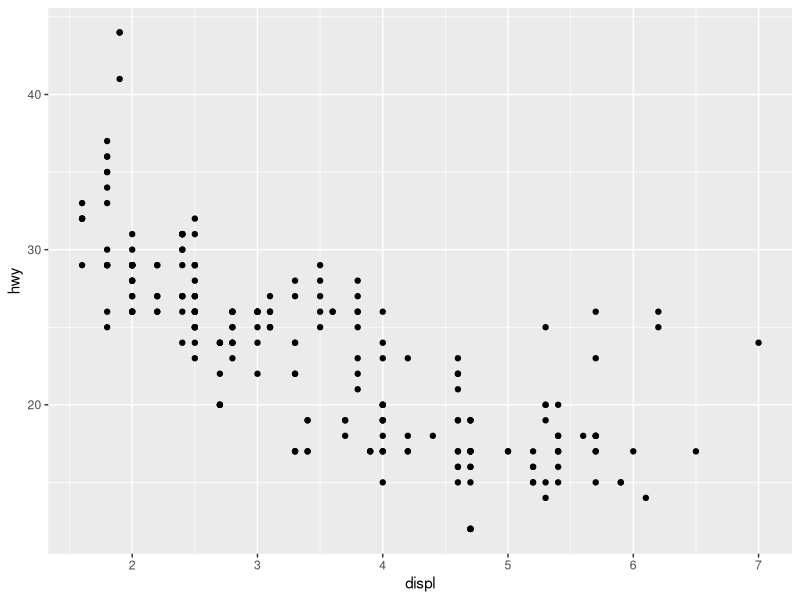
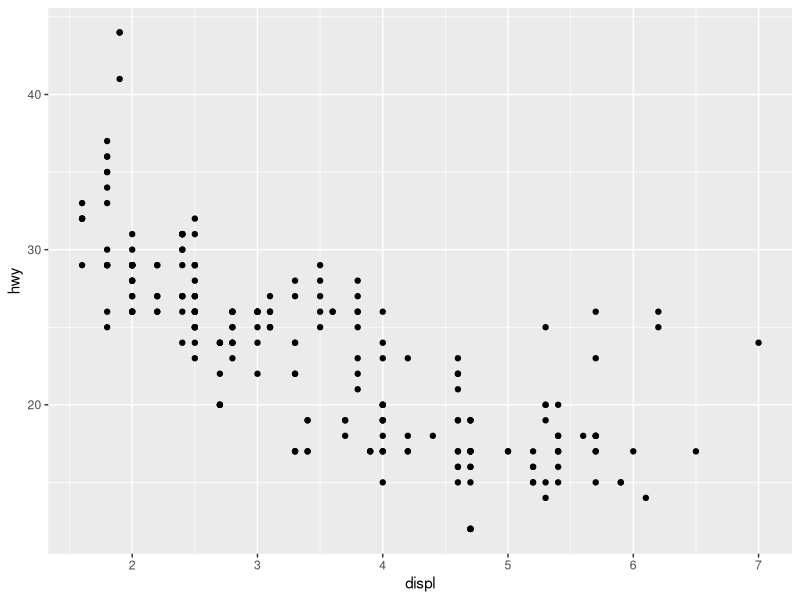
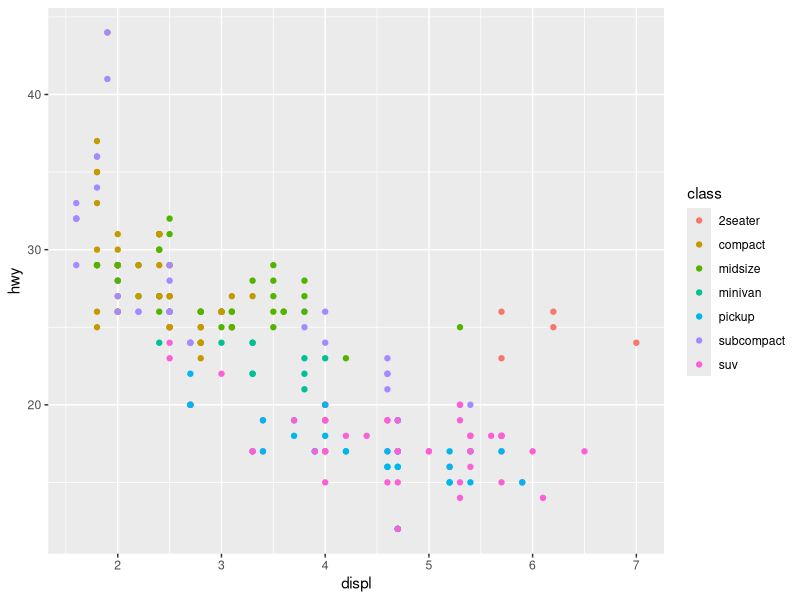
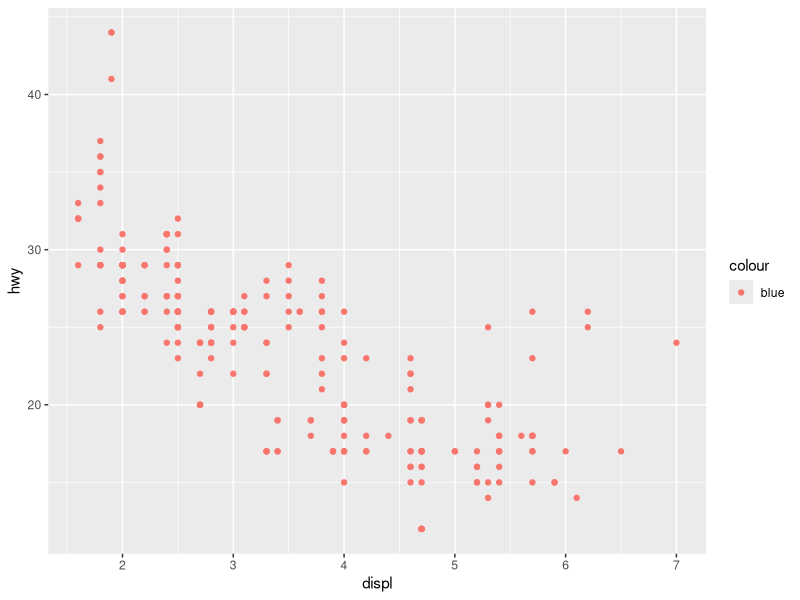
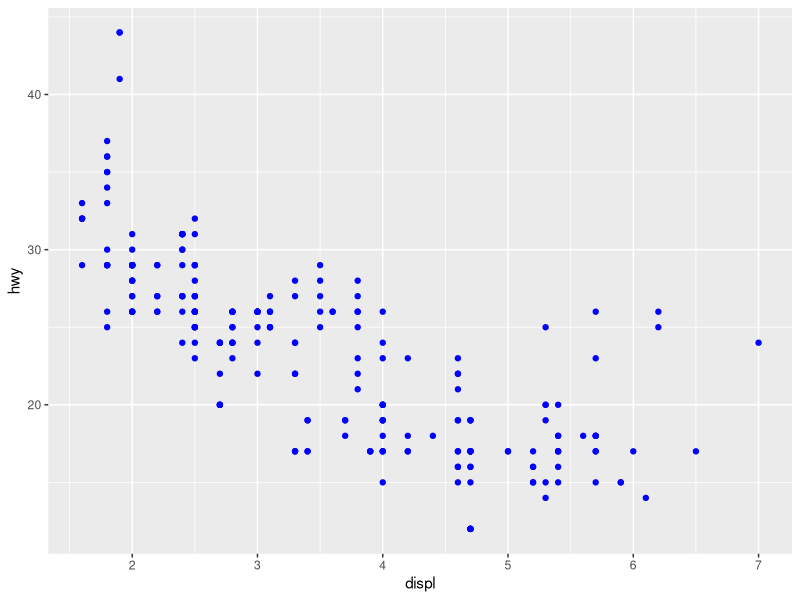
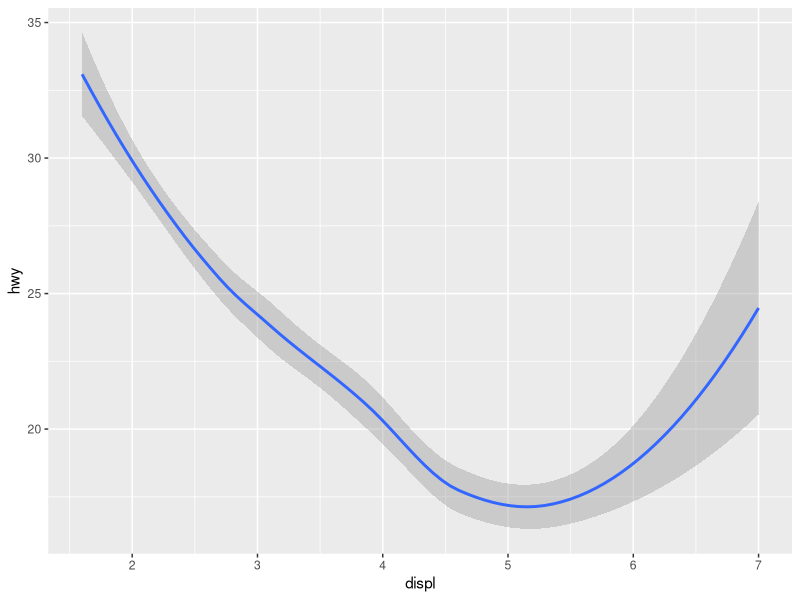
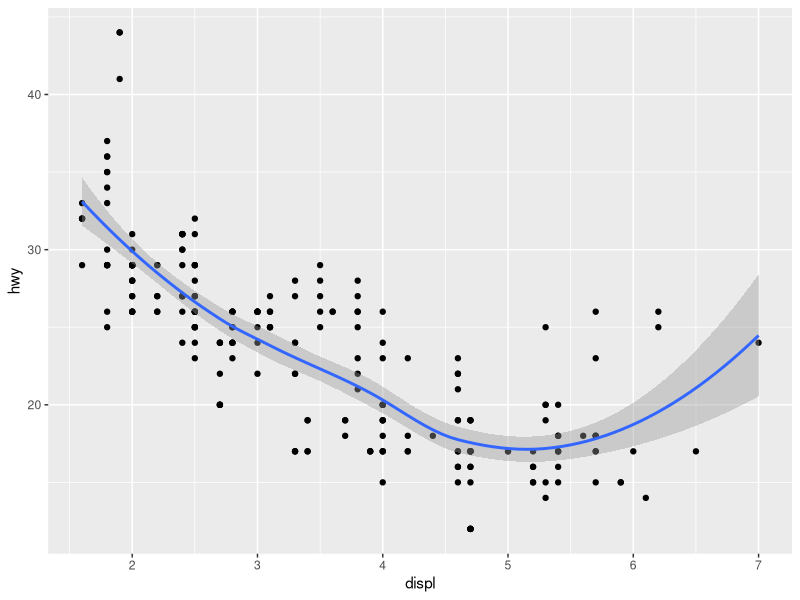
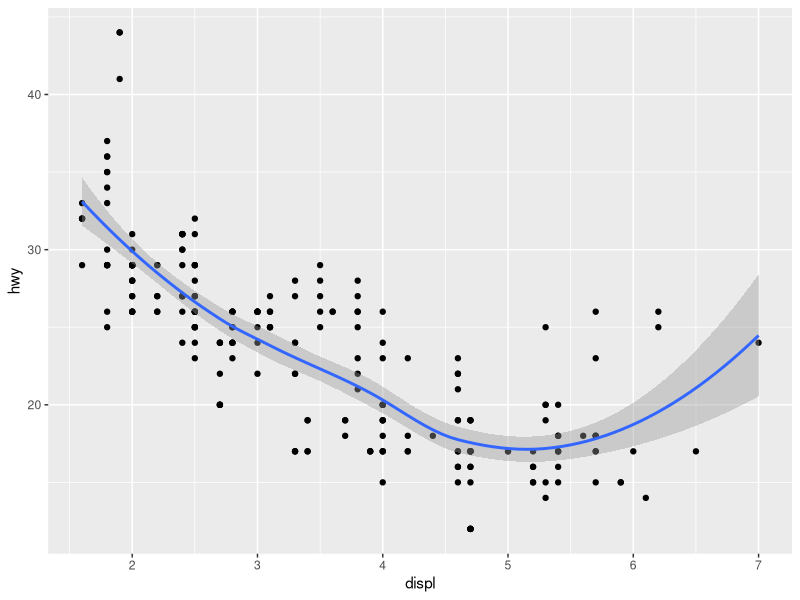

Write R code to recreate these figures, in order.
library(ggplot2)
mpg

# scatterplot
ggplot(mpg) + geom_point(mapping=aes(x=displ, y=hwy))
ggplot(mpg) + geom_point(aes(displ, hwy))


# scatterplot with legend by group
ggplot(mpg) + geom_point(aes(displ, hwy, color=class))
ggplot(mpg) + geom_point(aes(displ, hwy, color="blue"))
ggplot(mpg) + geom_point(aes(displ, hwy), color="blue")

# 
ggplot(mpg) + geom_smooth(aes(displ, hwy))
ggplot(mpg) + geom_point(aes(displ, hwy)) +
  geom_smooth(aes(displ, hwy))
ggplot(mpg, aes(displ, hwy)) + geom_point() + geom_smooth()
ggplot(mpg, aes(displ, hwy)) + geom_point() + geom_smooth(se=F)
ggplot(mpg, aes(displ, hwy)) + geom_point() + geom_smooth(span=1) ### default=0.75
ggplot(mpg, aes(displ, hwy)) + geom_point() + geom_smooth(span=0.2)

ggplot(mpg, aes(displ, hwy)) + geom_point(aes(color=drv)) +
  geom_smooth()
ggplot(mpg, aes(displ, hwy)) + geom_point() +
  geom_smooth(aes(color=drv))
ggplot(mpg, aes(displ, hwy, color=drv)) + geom_point() +
  geom_smooth()
ggplot(mpg, aes(displ, hwy)) + geom_point() + geom_smooth(method="lm")

# Compare distribution of continous variable
ggplot(mpg, aes(drv, hwy)) + geom_point() 
ggplot(mpg, aes(drv, hwy)) + geom_boxplot() 
ggplot(mpg, aes(drv, hwy)) + geom_violin() 

# Histogram
ggplot(mpg, aes(hwy)) + geom_histogram() 
ggplot(mpg, aes(hwy, color=drv)) + geom_histogram() 
ggplot(mpg, aes(hwy, fill=drv)) + geom_histogram() 
ggplot(mpg, aes(hwy, fill=drv)) + geom_histogram(alpha=0.5) 

ggplot(mpg, aes(hwy)) + geom_freqpoly() 
ggplot(mpg, aes(hwy, color=drv)) + geom_freqpoly() 

# Panel by group: facet_wrap
ggplot(mpg, aes(hwy)) + geom_histogram() + facet_wrap(~drv)
ggplot(mpg, aes(hwy)) + geom_histogram() + facet_wrap(~drv, nrow=3)
# Panel grid by group: facet_grid
ggplot(mpg, aes(hwy)) + geom_histogram() + facet_grid(.~drv)
ggplot(mpg, aes(hwy)) + geom_histogram() + facet_grid(drv~.)
ggplot(mpg, aes(hwy)) + geom_histogram() + facet_grid(drv~class)

# Histogram: color
ggplot(mpg, aes(hwy)) + geom_histogram(fill="skyblue", color="black") 

# Histogram: breaks
ggplot(mpg, aes(hwy)) + 
  geom_histogram(fill="skyblue", color="black", 
                                       breaks=seq(10, 45, 5)) 

# Overlapped scatterplot point
ggplot(mpg, aes(displ, hwy)) + geom_point() 
ggplot(mpg, aes(displ, hwy)) + geom_jitter() # random noise
ggplot(mpg, aes(displ, hwy)) + geom_point(alpha=0.3) #transparent

# x, y axis label
ggplot(mpg, aes(displ, hwy)) + geom_point(alpha=0.3) + 
  xlab("Displacement") + ylab("Highway MPG")

# x, y axis label:NULL
ggplot(mpg, aes(displ, hwy)) + geom_point(alpha=0.3) + 
  xlab("") + ylab(NULL)

# Title
ggplot(mpg, aes(displ, hwy)) + geom_point(alpha=0.3) + 
  ggtitle("Scatterplot")

# Axis range: xlim ylim
ggplot(mpg, aes(displ, hwy)) + geom_point(alpha=0.3) + 
  xlim(1, 7) + ylim(0, 60)

# Scale of Axis: scale_x_continuous/scale_x_discrete
ggplot(mpg, aes(displ, hwy)) + geom_point(alpha=0.3) +
  scale_x_continuous(breaks=c(2, 4, 6))

# change the label for the tick
ggplot(mpg, aes(displ, hwy)) + geom_point(alpha=0.3) +
  scale_x_continuous(breaks=c(2, 4, 6), labels=c("2.0", "4.0", "6.0"))

# log scale 1
ggplot(mpg, aes(displ, log(hwy))) + geom_point(alpha=0.3) 

# log scale 2
ggplot(mpg, aes(displ, hwy)) + geom_point(alpha=0.3) + 
  scale_y_continuous(trans="log")

# log scale 3 with tick number
ggplot(mpg, aes(displ, hwy)) + geom_point(alpha=0.3) + 
  scale_y_continuous(trans="log", breaks=seq(15, 40, 5))



# Boxplot
ggplot(mpg, aes(drv, hwy)) + geom_boxplot() 

# Boxplot with label
ggplot(mpg, aes(drv, hwy)) + geom_boxplot() + 
  scale_x_discrete(labels=c("f"="Front", "r"="Rear", "4"="4 wheels"))

ggplot(mpg, aes(drv, hwy)) + geom_boxplot() +
  xlim("f", "r", "4")

# Boxplot with label: subgroup
ggplot(mpg, aes(drv, hwy)) + geom_boxplot() +
  xlim("f", "r")

ggplot(mpg, aes(drv, hwy)) + geom_boxplot() +
  xlim("f", "r", "4") + 
  scale_x_discrete(labels=c("f"="Front", "r"="Rear", "4"="4 wheels"))



### bar graph

ggplot(mpg, aes(class)) + geom_bar()

ggplot(mpg, aes(class)) + geom_bar() + 
  scale_x_discrete(guide=guide_axis(angle=90))



### color
ggplot(mpg) + geom_point(aes(displ, hwy, color=drv))

ggplot(mpg) + geom_point(aes(displ, hwy, color=drv)) + 
  scale_color_manual(values=c("tomato", "skyblue", "limegreen"))

# RColorBrewer
library(RColorBrewer)
display.brewer.all()

ggplot(mpg) + geom_point(aes(displ, hwy, color=drv)) + 
  scale_color_brewer(palette="Dark2")


ggplot(mpg, aes(class)) + geom_bar(fill="skyblue")
ggplot(mpg, aes(class, fill=class)) + geom_bar()

ggplot(mpg, aes(class, fill=class)) + geom_bar() +
  scale_fill_manual(values=c("tomato", "skyblue", "limegreen", 
                             "orange", "forestgreen", "plum","mediumpurple"))

ggplot(mpg, aes(class, fill=class)) + geom_bar() +
  scale_fill_brewer(palette="Set3")


### shape
ggplot(mpg) + geom_point(aes(displ, hwy, shape=drv))

ggplot(mpg) + geom_point(aes(displ, hwy, shape=drv)) +
  scale_shape_manual(values=c(1, 2, 3))

gg<-ggplot(mpg, aes(displ, hwy)) + geom_point(alpha=0.3) 
gg
gg + geom_smooth()
gg + xlab("Displacement") + ggtitle("Scatterplot")


# Save
getwd()
ggsave("Scatterplot.png", gg, width = 5, height = 5, units="cm")
ggsave("Scatterplot.pdf", gg, width = 5, height = 5, units="cm")
ggsave("Scatterplot.jpeg", gg, width = 5, height = 5, units="cm")
ggsave("Scatterplot.tiff", gg, width = 5, height = 5, units="cm")


